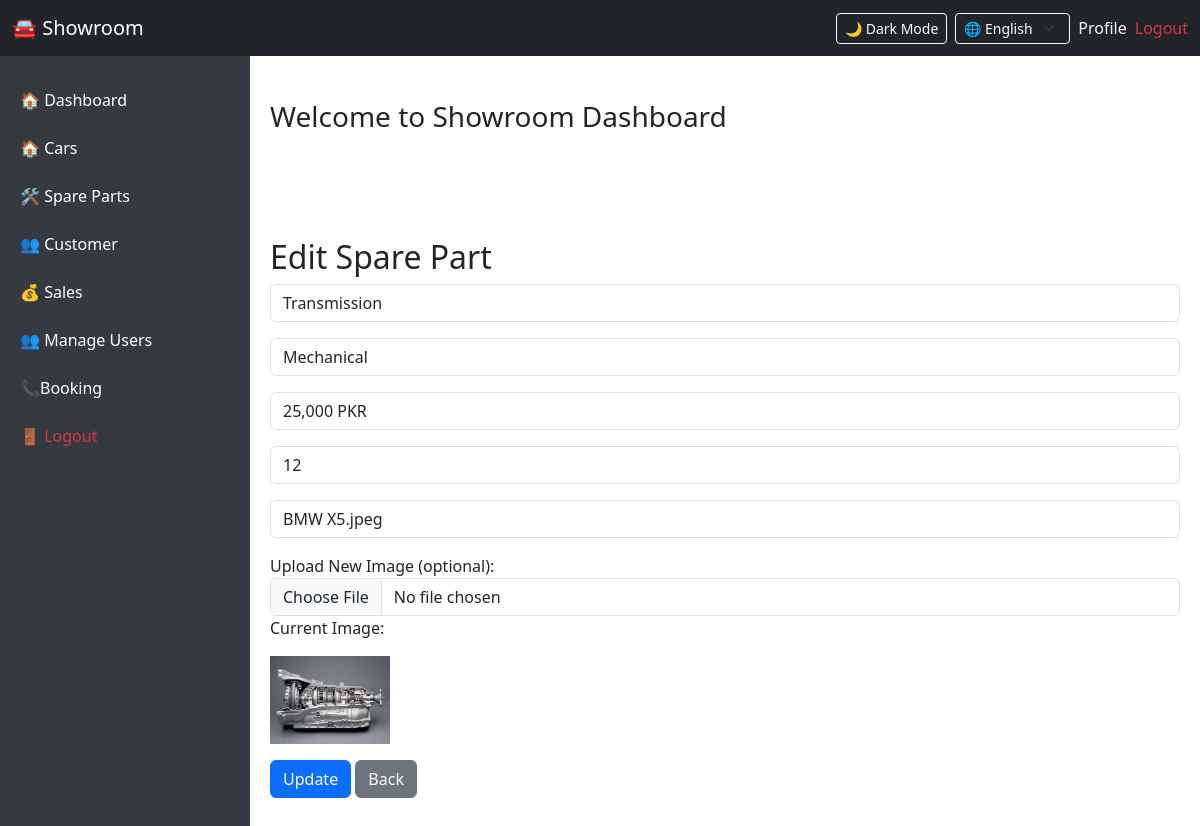
Screenshot of /edit_part.php?id=1 with the database file from the repository.
### tables this page shows
CREATE TABLE `spare_parts` (
  `id` int(11) NOT NULL,
  `name` varchar(100) DEFAULT NULL,
  `category` varchar(100) DEFAULT NULL,
  `price` varchar(11) DEFAULT NULL,
  `stock` varchar(11) DEFAULT NULL,
  `image` varchar(255) DEFAULT NULL
);

### edit_part.php (the view, shortened to what this page needs)
<?php include 'dashboard.php'; ?>
<?php
$id = $_GET['id'];
$row = $conn->query("SELECT * FROM spare_parts WHERE id=$id")->fetch_assoc();
?>
<div class="main-content">
    <h2>Edit Spare Part</h2>
    <form method="POST" enctype="multipart/form-data">
        <div class="mb-3"><input type="text" name="name" value="<?= $row['name'] ?>" class="form-control" required></div>
        <div class="mb-3"><input type="text" name="category" value="<?= $row['category'] ?>" class="form-control" required></div>
        <div class="mb-3"><input type="text" name="price" value="<?= $row['price'] ?>" class="form-control" required></div>
        <div class="mb-3"><input type="text" name="stock" value="<?= $row['stock'] ?>" class="form-control" required></div>
        <div class="mb-3"><input type="text" name="image" value="<?= $row['image'] ?>" class="form-control" required></div>
        <div class="mb-3">
            <label>Upload New Image (optional):</label>
            <input type="file" name="image" class="form-control" accept="image/*">
            <?php if (!empty($row['image'])): ?>
                <p>Current Image:</p>
                <img src="uploads/<?= $row['image'] ?>" width="120">
            <?php endif; ?>
        </div>
        <button type="submit" class="btn btn-primary">Update</button>
        <a href="spare_parts.php" class="btn btn-secondary">Back</a>
    </form>
</div>

### dashboard.php (style rules this page uses)
body { margin: 0; padding: 0; }
.main-content { margin-left: 250px; margin-top: 56px; padding: 20px; }

### rows the page displays
spare_parts: name "Transmission", category "Mechanical", price "25,000 PKR", stock "12", image "BMW X5.jpeg", image (picture)
